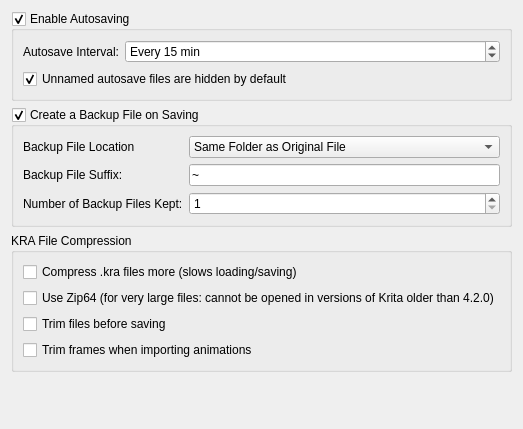
     <widget class="QWidget" name="tab_2">
      <attribute name="title">
       <string>File Handling</string>
      </attribute>
      <layout class="QFormLayout" name="formLayout_4">
       <item row="0" column="0" colspan="2">
        <widget class="QGroupBox" name="m_autosaveCheckBox">
         <property name="title">
          <string>Enable Autosaving</string>
         </property>
         <property name="checkable">
          <bool>true</bool>
         </property>
         <layout class="QFormLayout" name="formLayout_6">
          <item row="0" column="0">
           <widget class="QLabel" name="label_6">
            <property name="text">
             <string>Autosave Interval:</string>
            </property>
           </widget>
          </item>
          <item row="0" column="1">
           <widget class="KisIntParseSpinBox" name="m_autosaveSpinBox">
            <property name="suffix">
             <string comment="Suffix: “Every x min”"> min</string>
            </property>
            <property name="prefix">
             <string comment="Prefix: “Every x min”">Every </string>
            </property>
            <property name="minimum">
             <number>1</number>
            </property>
            <property name="maximum">
             <number>1440</number>
            </property>
            <property name="singleStep">
             <number>5</number>
            </property>
            <property name="value">
             <number>15</number>
            </property>
           </widget>
          </item>
          <item row="1" column="0" colspan="2">
           <widget class="QCheckBox" name="chkHideAutosaveFiles">
            <property name="text">
             <string>Unnamed autosave files are hidden by default</string>
            </property>
            <property name="checked">
             <bool>true</bool>
            </property>
           </widget>
          </item>
         </layout>
        </widget>
       </item>
       <item row="1" column="0" colspan="2">
        <widget class="QGroupBox" name="m_backupFileCheckBox">
         <property name="title">
          <string>Create a Backup File on Saving</string>
         </property>
         <property name="checkable">
          <bool>true</bool>
         </property>
         <layout class="QFormLayout" name="formLayout_5">
          <item row="0" column="0">
           <widget class="QLabel" name="label_13">
            <property name="text">
             <string>Backup File Location</string>
            </property>
           </widget>
          </item>
          <item row="0" column="1">
           <widget class="QComboBox" name="cmbBackupFileLocation">
            <item>
             <property name="text">
              <string>Same Folder as Original File</string>
             </property>
            </item>
            <item>
             <property name="text">
              <string>User Folder</string>
             </property>
            </item>
            <item>
             <property name="text">
              <string>Temporary File Location</string>
             </property>
            </item>
           </widget>
          </item>
          <item row="1" column="0">
           <widget class="QLabel" name="label_8">
            <property name="text">
             <string>Backup File Suffix:</string>
            </property>
           </widget>
          </item>
          <item row="1" column="1">
           <widget class="QLineEdit" name="txtBackupFileSuffix">
            <property name="text">
             <string>~</string>
            </property>
            <property name="maxLength">
             <number>10</number>
            </property>
           </widget>
          </item>
          <item row="2" column="0">
           <widget class="QLabel" name="label_7">
            <property name="text">
             <string>Number of Backup Files Kept:</string>
            </property>
           </widget>
          </item>
          <item row="2" column="1">
           <widget class="QSpinBox" name="intNumBackupFiles">
            <property name="minimum">
             <number>1</number>
            </property>
            <property name="value">
             <number>1</number>
            </property>
           </widget>
          </item>
         </layout>
        </widget>
       </item>
       <item row="2" column="0" colspan="2">
        <widget class="QGroupBox" name="groupBox_2">
         <property name="title">
          <string>KRA File Compression</string>
         </property>
         <layout class="QGridLayout" name="gridLayout_3">
          <item row="1" column="0">
           <widget class="QCheckBox" name="chkZip64">
            <property name="toolTip">
             <string>&lt;html&gt;&lt;head/&gt;&lt;body&gt;&lt;p&gt;Only use this option for &lt;span style=&quot; font-weight:600;&quot;&gt;very&lt;/span&gt; large files: larger than 4 GiB on disk.&lt;/p&gt;&lt;/body&gt;&lt;/html&gt;</string>
            </property>
            <property name="text">
             <string>Use Zip64 (for very large files: cannot be opened in versions of Krita older than 4.2.0)</string>
            </property>
           </widget>
          </item>
          <item row="0" column="0">
           <widget class="QCheckBox" name="m_chkCompressKra">
            <property name="text">
             <string>Compress .kra files more (slows loading/saving)</string>
            </property>
           </widget>
          </item>
          <item row="2" column="0">
           <widget class="QCheckBox" name="m_chkTrimKra">
            <property name="toolTip">
             <string extracomment="(information outside the image boundaries will get lost. Saving will be slower.)"/>
            </property>
            <property name="text">
             <string>Trim files before saving</string>
            </property>
           </widget>
          </item>
          <item row="3" column="0">
           <widget class="QCheckBox" name="m_chkTrimFramesImport">
            <property name="toolTip">
             <string extracomment="(information outside the image boundaries will get lost. Importing frames will be slower.)"/>
            </property>
            <property name="text">
             <string>Trim frames when importing animations</string>
            </property>
           </widget>
          </item>
         </layout>
        </widget>
       </item>
       <item row="3" column="0" colspan="2">
        <spacer name="verticalSpacer_6">
         <property name="orientation">
          <enum>Qt::Vertical</enum>
         </property>
         <property name="sizeHint" stdset="0">
          <size>
           <width>20</width>
           <height>40</height>
          </size>
         </property>
        </spacer>
       </item>
      </layout>
     </widget>
